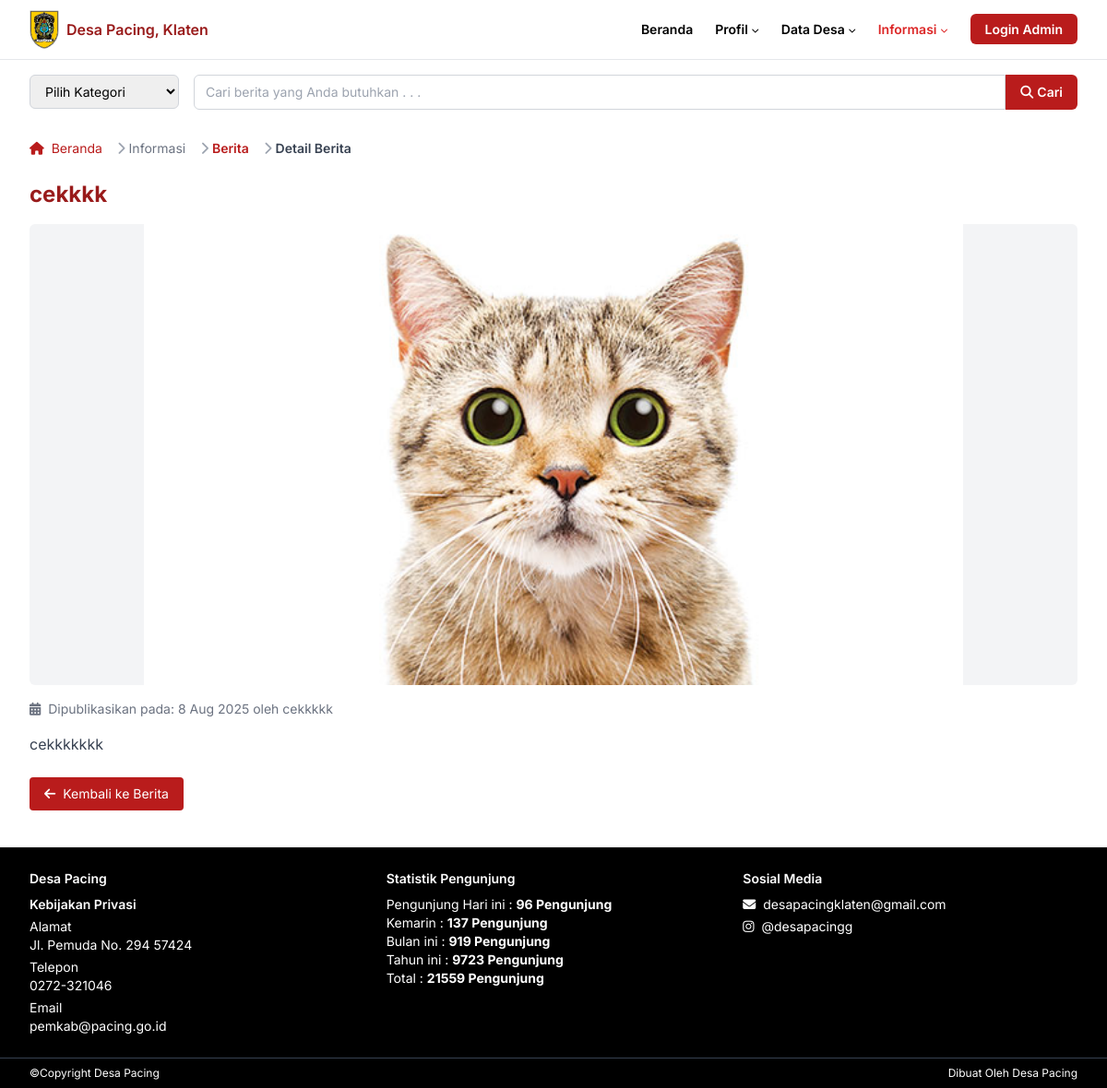
The page /detail_berita.php?id=9 on the database its author committed.
### tables this page shows
CREATE TABLE `berita` (
  `id` int(11) NOT NULL,
  `judul` varchar(255) NOT NULL,
  `deskripsi` text NOT NULL,
  `gambar` varchar(255) DEFAULT NULL,
  `tanggal` date DEFAULT NULL,
  `penulis` varchar(100) DEFAULT 'Admin'
);

### detail_berita.php (the view, shortened to what this page needs)
<?php
include 'php/db.php';
$id = intval($_GET['id']);
$result = $konek->query("SELECT * FROM berita WHERE id=$id");
$data = $result->fetch_assoc();
?>
<html class="scroll-smooth" lang="id">
  <head>
    <script src="https://cdn.tailwindcss.com"></script>
    <link
      href="https://cdnjs.cloudflare.com/ajax/libs/font-awesome/5.15.3/css/all.min.css"
      rel="stylesheet"
    />
    <link href="css/style.css" rel="stylesheet" />
  </head>
  <body class="bg-white text-black">
    <header class="border-b border-gray-200">
      <div class="max-w-[1280px] mx-auto px-4 sm:px-6 lg:px-8">
        <nav
          aria-label="Primary Navigation"
          class="flex items-center justify-between h-16 text-xs sm:text-sm font-semibold"
        >
          <div class="flex items-center space-x-2">
            <img
              alt="Logo Pemerintah Desa Pacing"
              class="block"
              height="32"
              src="assets/klaten.jpg"
              width="32"
            />
            <span class="text-red-800 text-base">Desa Pacing, Klaten</span>
          </div>
          <ul
            class="hidden md:flex items-center space-x-6 text-xs sm:text-sm font-semibold"
          >
            <li>
              <a class="hover:text-gray-700" href="index.php">Beranda</a>
            </li>
            <li class="relative group">
              <button
                class="flex items-center space-x-1 hover:text-gray-700 focus:outline-none"
              >
                <span>Profil</span>
                <i class="fas fa-chevron-down text-[8px] mt-[2px]"></i>
              </button>
            </li>
            <li class="relative group">
              <button
                class="flex items-center space-x-1 hover:text-gray-700 focus:outline-none"
              >
                <span>Data Desa</span>
                <i class="fas fa-chevron-down text-[8px] mt-[2px]"></i>
              </button>
            </li>
            <li class="relative group active">
              <button
                class="flex items-center space-x-1 hover:text-gray-700 focus:outline-none"
              >
                <span>Informasi</span>
                <i class="fas fa-chevron-down text-[8px] mt-[2px]"></i>
              </button>
            </li>
            <li>
              <a
                href="admin/login.php"
                class="px-4 py-2 bg-red-700 text-white rounded-md hover:bg-red-900 transition duration-300"
              >
                Login Admin
              </a>
            </li>
          </ul>
        </nav>
      </div>
    </header>
    <section class="max-w-[1280px] mx-auto px-4 sm:px-6 lg:px-8 mt-4">
      <div
        class="flex flex-col sm:flex-row items-center sm:items-stretch gap-3 sm:gap-4"
      >
        <div class="w-full sm:w-48">
          <select
            id="kategori-berita"
            data-jump="page"
            aria-label="Pilih kategori berita"
            class="w-full border border-gray-300 rounded-md text-xs sm:text-sm py-2 px-3 focus:outline-none focus:ring-2 focus:ring-red-700"
          >
            <option value="" disabled selected>Pilih Kategori</option>
          </select>
        </div>
        <form
          aria-label="Cari berita"
          class="flex flex-grow sm:flex-row w-full"
          role="search"
        >
          <input
            aria-label="Cari berita"
            class="flex-grow border border-gray-300 rounded-l-md text-xs sm:text-sm py-2 px-3 focus:outline-none focus:ring-2 focus:ring-red-700"
            placeholder="Cari berita yang Anda butuhkan . . ."
            type="search"
          />
          <button
            aria-label="Cari"
            class="bg-red-700 hover:bg-red-900 text-white text-xs sm:text-sm font-semibold px-4 rounded-r-md flex items-center justify-center"
            type="submit"
          >
            <i class="fas fa-search mr-1"></i>
            Cari
          </button>
        </form>
      </div>
    </section>
    <section class="max-w-[1280px] mx-auto px-4 sm:px-6 lg:px-8 mt-4">
      <nav
        class="flex text-xs sm:text-sm text-gray-600"
        aria-label="Breadcrumb"
      >
        <ol class="inline-flex items-center space-x-1 md:space-x-3">
          <li class="inline-flex items-center">
            <a href="index.php" class="text-red-700 hover:text-red-800">
              <i class="fas fa-home mr-1"></i>
              Beranda
            </a>
          </li>
          <li>
            <div class="flex items-center">
              <i class="fas fa-chevron-right text-gray-400 mx-1"></i>
              <span class="text-gray-500">Informasi</span>
            </div>
          </li>
          <li>
            <div class="flex items-center">
              <i class="fas fa-chevron-right text-gray-400 mx-1"></i>
              <a
                href="berita.php"
                class="text-red-700 hover:text-red-800 font-semibold"
              >
                Berita
              </a>
            </div>
          </li>
          <li>
            <div class="flex items-center">
              <i class="fas fa-chevron-right text-gray-400 mx-1"></i>
              <span class="text-gray-700 font-semibold">Detail Berita</span>
            </div>
          </li>
        </ol>
      </nav>
    </section>
    <main class="max-w-[1280px] mx-auto px-4 sm:px-6 lg:px-8 mt-6">
      <h1 class="text-2xl font-bold text-red-800 mb-4">
        <?php echo htmlspecialchars($data['judul']); ?>
      </h1>
      <img
        alt="<?php echo htmlspecialchars($data['judul']); ?>"
        class="w-full max-h-[500px] object-contain rounded-md mb-4 mx-auto bg-gray-100"
        src="assets/<?php echo htmlspecialchars($data['gambar']); ?>"
      />
      <p class="text-sm text-gray-500 mb-4">
        <i class="fas fa-calendar-alt mr-1"></i>
        Dipublikasikan pada: <?php echo date('j M Y', strtotime($data['tanggal'])); ?> oleh <?php echo htmlspecialchars($data['penulis']); ?>
      </p>
      <div class="text-sm sm:text-base text-gray-700 space-y-3 mb-6">
        <?php echo nl2br(htmlspecialchars($data['deskripsi'])); ?>
      </div>
      <div class="mb-6">
        <a href="berita.php" class="inline-flex items-center px-4 py-2 bg-red-700 text-white rounded hover:bg-red-900 text-sm">
          <i class="fas fa-arrow-left mr-2"></i> Kembali ke Berita
        </a>
      </div>
    </main>
    <footer class="bg-black text-white text-xs sm:text-sm mt-10">
      <div
        class="max-w-[1280px] mx-auto px-4 sm:px-6 lg:px-8 py-6 grid grid-cols-1 md:grid-cols-3 gap-6"
      >
        <div>
          <h4 class="font-semibold mb-2">Desa Pacing</h4>
          <h5 class="font-semibold mb-1">Kebijakan Privasi</h5>
          <address class="not-italic mb-1">
            Alamat<br />
            Jl. Pemuda No. 294 57424
          </address>
          <p class="mb-1">
            Telepon<br />
            <a class="hover:underline" href="tel:0272321046">0272-321046</a>
          </p>
          <p>
            Email<br />
            <a class="hover:underline" href="mailto:pemkab@pacing.go.id"
              >pemkab@pacing.go.id</a
            >
          </p>
        </div>
        <div>
          <h4 class="font-semibold mb-2">Statistik Pengunjung</h4>
          <p>
            Pengunjung Hari ini : <strong>96 Pengunjung</strong><br />
            Kemarin : <strong>137 Pengunjung</strong><br />
            Bulan ini : <strong>919 Pengunjung</strong><br />
            Tahun ini : <strong>9723 Pengunjung</strong><br />
            Total : <strong>21559 Pengunjung</strong>
          </p>
        </div>
        <div>
          <h4 class="font-semibold mb-2">Sosial Media</h4>
          <ul class="space-y-1">
            <li>
              <a href="mailto:desapacingklaten@gmail.com" class="hover:underline">
                <i class="fas fa-envelope mr-1"></i> desapacingklaten@gmail.com
              </a>
            </li>
            <li>
              <a href="https://instagram.com/desapacingg" target="_blank" class="hover:underline">
                <i class="fab fa-instagram mr-1"></i> @desapacingg
              </a>
            </li>
          </ul>
        </div>
      </div>
      <div
        class="max-w-[1280px] mx-auto px-4 sm:px-6 lg:px-8 py-2 border-t border-gray-700 flex justify-between text-[10px] sm:text-xs"
      >
        <p>©Copyright Desa Pacing</p>
        <p>Dibuat Oleh Desa Pacing</p>
      </div>
    </footer>
  </body>
</html>

### css/style.css (style rules this page uses)
nav[aria-label="Primary Navigation"] > ul > li > a, nav[aria-label="Primary Navigation"] > ul > li > button { transition: color 0.2s; }
nav[aria-label="Primary Navigation"] > ul > li.active > a, nav[aria-label="Primary Navigation"] > ul > li.active > button { color: #dc2626 !important; background: none !important; }

### detail_berita.php (style rules this page uses)
body { font-family: "Inter", sans-serif; }

### rows shown on the page
berita: judul "cekkkk", gambar (picture), tanggal "8 Aug 2025", penulis "cekkkkk", deskripsi "cekkkkkkk"
